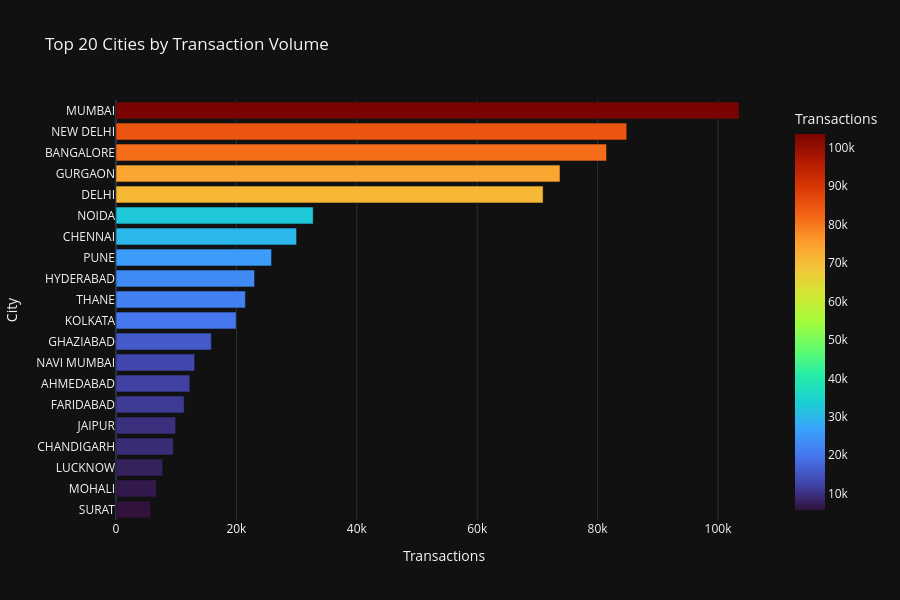

The code cell stored with this chart in its notebook:
### Code cell
# ─── CELL 19 — Plotly: Horizontal Bar — Top 20 Cities by Transaction Volume ─
city_vol = txn['CustLocation'].value_counts().head(20).reset_index()
city_vol.columns = ['City', 'Transactions']

fig = px.bar(
    city_vol, x='Transactions', y='City', orientation='h',
    color='Transactions', color_continuous_scale='Turbo',
    title='Top 20 Cities by Transaction Volume',
    template='plotly_dark', height=600)
fig.update_layout(yaxis=dict(autorange='reversed'))
fig.show()

### Figure 1 — Plotly figure (JSON) as saved in the notebook; plotly's stock layout.template omitted (floating-point values rounded to 4 significant figures)
{"data": [{"hovertemplate": "Transactions=%{marker.color}<br>City=%{y}<extra></extra>", "legendgroup": "", "marker": {"color": [103512, 84834, 81479, 73745, 70940, 32753, 29996, 25837, 23017, 21496, 19963, 15828, 13067, 12259, 11317, 9915, 9522, 7758, 6736, 5762], "coloraxis": "coloraxis", "pattern": {"shape": ""}}, "name": "", "orientation": "h", "showlegend": false, "textposition": "auto", "type": "bar", "x": [103512, 84834, 81479, 73745, 70940, 32753, 29996, 25837, 23017, 21496, 19963, 15828, 13067, 12259, 11317, 9915, 9522, 7758, 6736, 5762], "xaxis": "x", "y": ["MUMBAI", "NEW DELHI", "BANGALORE", "GURGAON", "DELHI", "NOIDA", "CHENNAI", "PUNE", "HYDERABAD", "THANE", "KOLKATA", "GHAZIABAD", "NAVI MUMBAI", "AHMEDABAD", "FARIDABAD", "JAIPUR", "CHANDIGARH", "LUCKNOW", "MOHALI", "SURAT"], "yaxis": "y"}], "layout": {"barmode": "relative", "coloraxis": {"autocolorscale": false, "colorbar": {"title": {"text": "Transactions"}}, "colorscale": [[0, "#30123b"], [0.07143, "#4145ab"], [0.1429, "#4675ed"], [0.2143, "#39a2fc"], [0.2857, "#1bcfd4"], [0.3571, "#24eca6"], [0.4286, "#61fc6c"], [0.5, "#a4fc3b"], [0.5714, "#d1e834"], [0.6429, "#f3c63a"], [0.7143, "#fe9b2d"], [0.7857, "#f36315"], [0.8571, "#d93806"], [0.9286, "#b11901"], [1, "#7a0402"]]}, "height": 600, "legend": {"tracegroupgap": 0}, "title": {"text": "Top 20 Cities by Transaction Volume"}, "xaxis": {"anchor": "y", "domain": [0, 1], "title": {"text": "Transactions"}}, "yaxis": {"anchor": "x", "autorange": "reversed", "domain": [0, 1], "title": {"text": "City"}}}}
